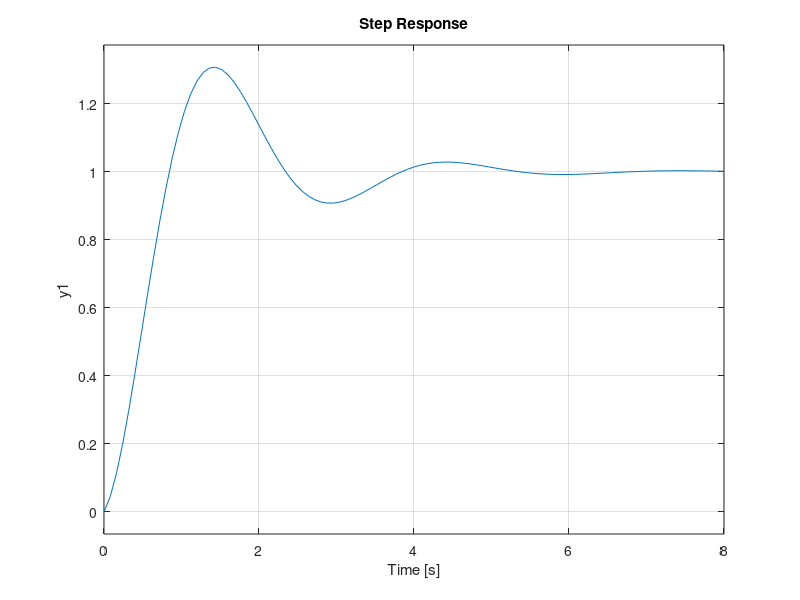

Here is the MATLAB script that generated this plot: (Note: this script raises an error after producing the figure.)
clear all, close all, clc
%% Insert provided data here:
A = [-0.04 0.92; 0.02 0.02];
B = [0.02; 0.99];
C = [0.98 0.05];
D = [0.00];
K = [5.47 1.48];

%% Useful Relations
kRef = -1/(C*inv(A-B*K)*B);
r = 1;
d0 = 0;
d1 = 1;
Am = A-B*K;
Bm0 = [B*kRef, B]*[r; d0];
Bm1 = [B*kRef, B]*[r; d1];
Cm = C;

%% No disturbance 
sys1 = ss(Am,Bm0,Cm,D);
step(sys1)
figure(1)
S1 = stepinfo(sys1) %Look at the appended struct to calculate numbers

%% Disturbance
figure(2)
sys2 = ss(Am,Bm1,Cm,D);
step(sys2)

S2 = stepinfo(sys2) %Look at the appended struct to calculate numbers
